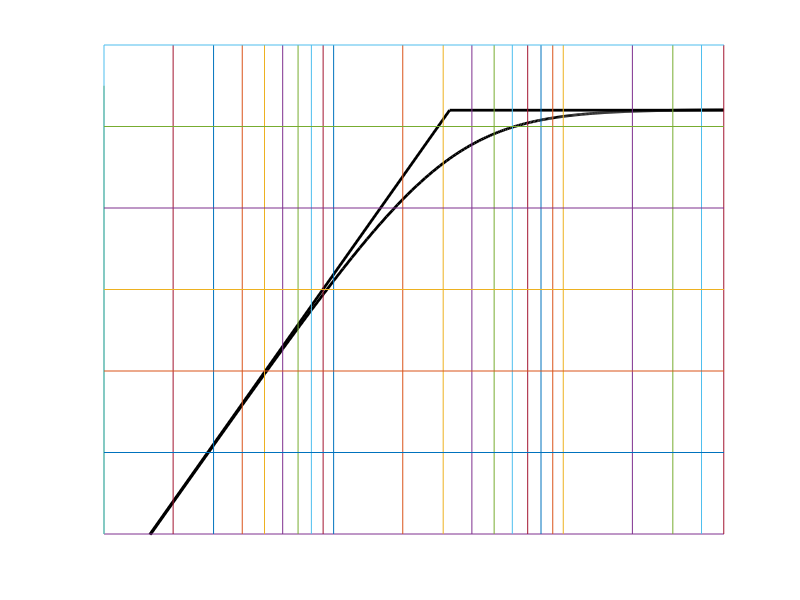
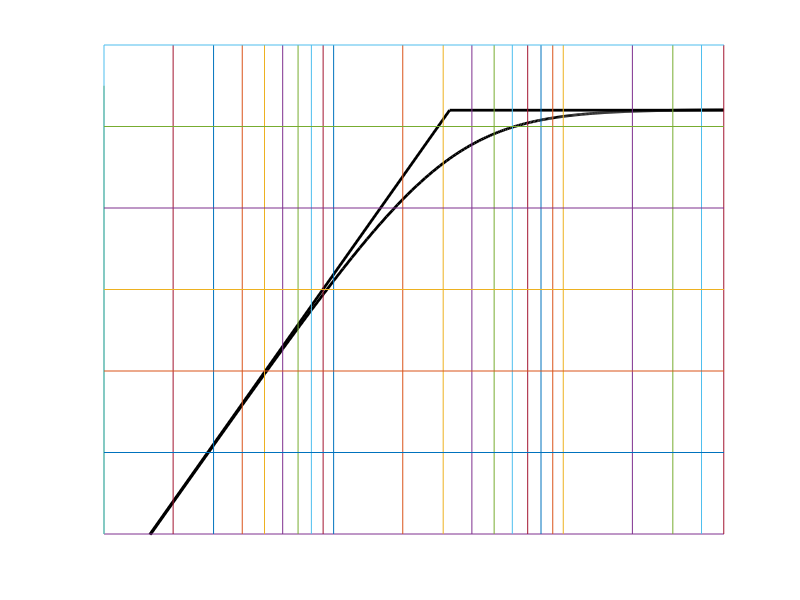

Write MATLAB code to recreate these figures, in order.
#bodeMagnitude

clf
hold on

A=@(f) -402.*j.*f.*j.*f./(j.*f+32)./(j.*f+32);


%actual curve
f=1:1:500;
plot(log10(f),20.*log10(abs(A(f))),"linewidth",2,"color","black")

%=============
%bode sections
plot([log10(1),log10(32)],[-8,52],"linewidth",2,"color","black")
plot([log10(32),log10(500)],[52,52],"linewidth",2,"color","black")


%============
%axsi
plot([0,2.7],[0,0])
plot([0,0],[0,55])

%ticks x,y
tkx=[1,2,3,4,5,6,7,8,9,10,20,30,40,50,60,70,80,90,100,200,300,400,500];
for x=log10(tkx)
plot([x,x],[0,60])
endfor

tky=[10,20,30,40,50,60];
for y=tky
plot([0,2.7],[y,y])
endfor

axis([0,2.7,0,60])
grid off
axis off

print -demf bodeMagnitudeBaseAndCollectorCapacitorA.emf
print -deps bodeMagnitudeBaseAndCollectorCapacitorA.eps



